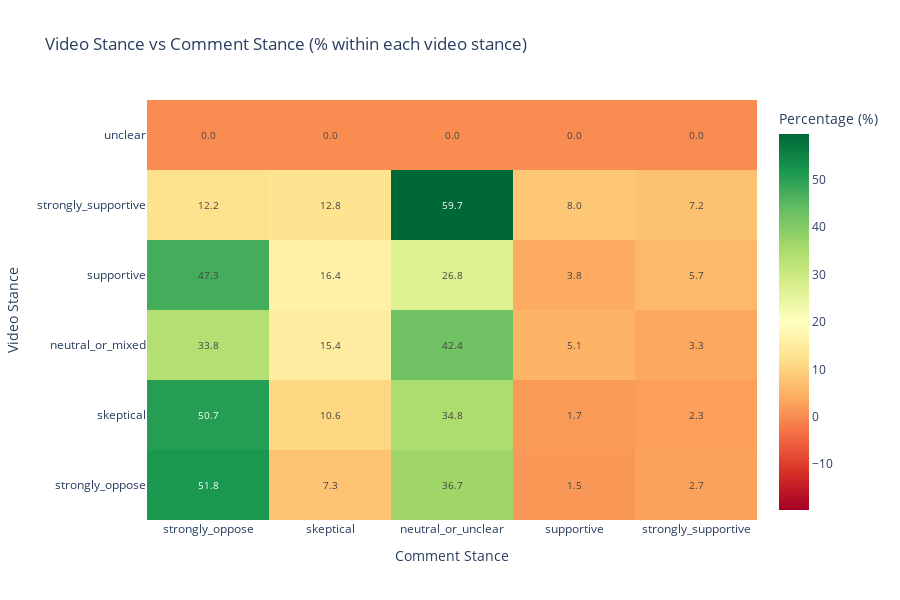

Source (notebook cell):
### Markdown cell above
### Video Stance vs Comment Stance

### Code cell
# Create crosstab of video stance vs comment stance
video_stance_order = ['strongly_oppose', 'skeptical', 'neutral_or_mixed', 'supportive', 'strongly_supportive', 'unclear']
comment_stance_order = ['strongly_oppose', 'skeptical', 'neutral_or_unclear', 'supportive', 'strongly_supportive']

crosstab = pd.crosstab(
	df['stance_congestion_pricing'],
	df['stance_congestion_pricing_comment'],
	normalize='index'
) * 100

# Reorder for better visualization
crosstab = crosstab.reindex(index=video_stance_order, columns=comment_stance_order, fill_value=0)

fig = go.Figure(
	go.Heatmap(
		z=crosstab.values,
		x=comment_stance_order,
		y=video_stance_order,
		colorscale='RdYlGn',
		zmid=20,
		text=crosstab.values.round(1),
		texttemplate='%{text:.1f}',
		textfont={'size': 10},
		colorbar=dict(title='Percentage (%)')
	)
)

fig.update_layout(
	title='Video Stance vs Comment Stance (% within each video stance)',
	xaxis_title='Comment Stance',
	yaxis_title='Video Stance',
	height=600
)
fig.show()

print("\nInterpretation: Each row shows the distribution of comment stances for videos with that stance.")
print("Example: If a video is 'supportive', what % of its comments are 'strongly_oppose' vs 'supportive'?")

### Figure 1 — Plotly figure (JSON) as saved in the notebook; plotly's stock layout.template omitted (floating-point values rounded to 4 significant figures)
{"data": [{"colorbar": {"title": {"text": "Percentage (%)"}}, "colorscale": [[0, "rgb(165,0,38)"], [0.1, "rgb(215,48,39)"], [0.2, "rgb(244,109,67)"], [0.3, "rgb(253,174,97)"], [0.4, "rgb(254,224,139)"], [0.5, "rgb(255,255,191)"], [0.6, "rgb(217,239,139)"], [0.7, "rgb(166,217,106)"], [0.8, "rgb(102,189,99)"], [0.9, "rgb(26,152,80)"], [1, "rgb(0,104,55)"]], "text": [[51.8, 7.3, 36.7, 1.5, 2.7], [50.7, 10.6, 34.8, 1.7, 2.3], [33.8, 15.4, 42.4, 5.1, 3.3], [47.3, 16.4, 26.8, 3.8, 5.7], [12.2, 12.8, 59.7, 8.0, 7.2], [0.0, 0.0, 0.0, 0.0, 0.0]], "textfont": {"size": 10}, "texttemplate": "%{text:.1f}", "type": "heatmap", "x": ["strongly_oppose", "skeptical", "neutral_or_unclear", "supportive", "strongly_supportive"], "y": ["strongly_oppose", "skeptical", "neutral_or_mixed", "supportive", "strongly_supportive", "unclear"], "z": [[51.82, 7.273, 36.67, 1.515, 2.727], [50.66, 10.63, 34.77, 1.673, 2.27], [33.75, 15.37, 42.44, 5.108, 3.341], [47.34, 16.35, 26.83, 3.794, 5.691], [12.22, 12.85, 59.69, 8.016, 7.22], [0.0, 0.0, 0.0, 0.0, 0.0]], "zmid": 20}], "layout": {"height": 600, "title": {"text": "Video Stance vs Comment Stance (% within each video stance)"}, "xaxis": {"title": {"text": "Comment Stance"}}, "yaxis": {"title": {"text": "Video Stance"}}}}
